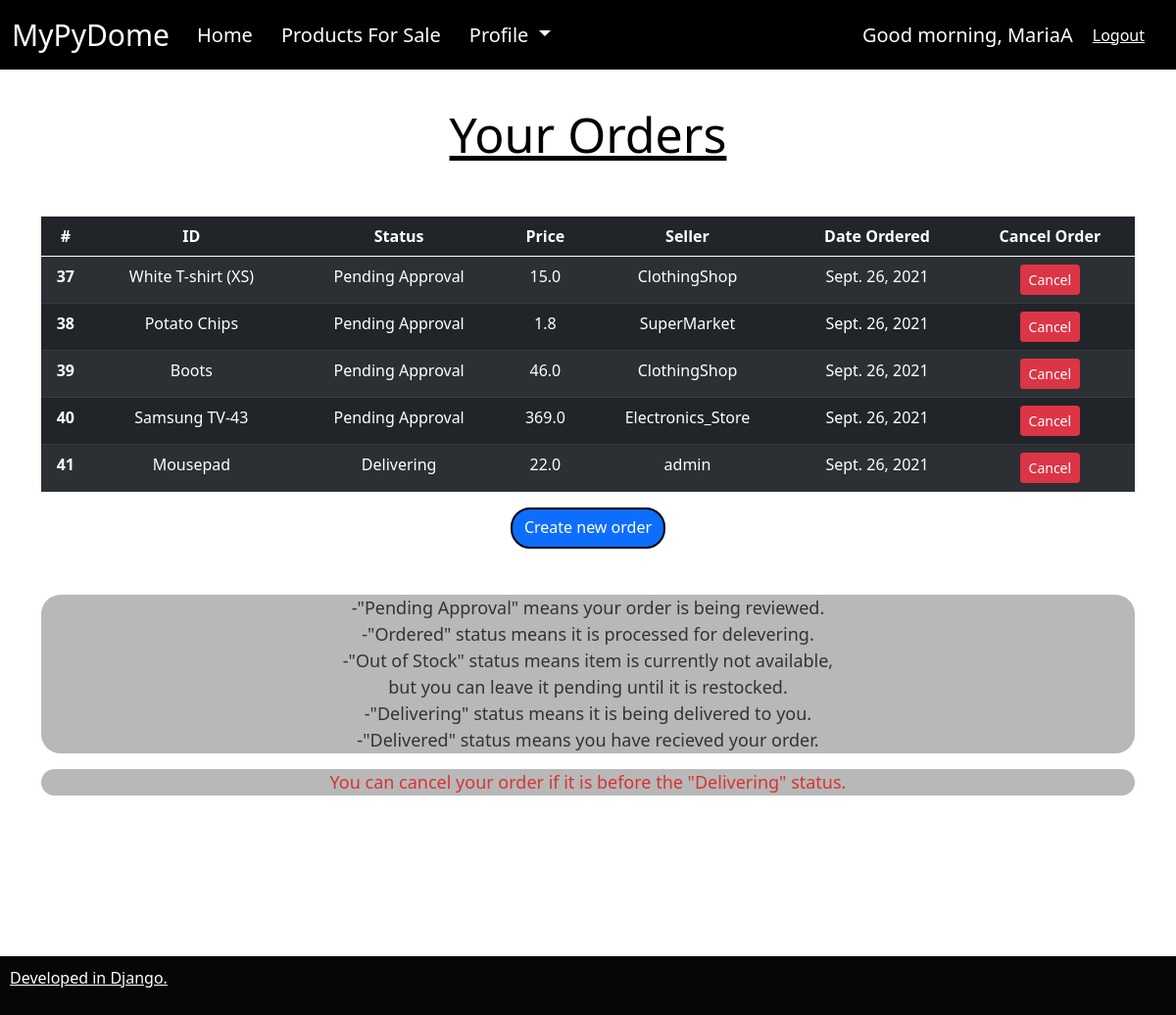
Page /products/orders/ (signed in) on the earlier database version.
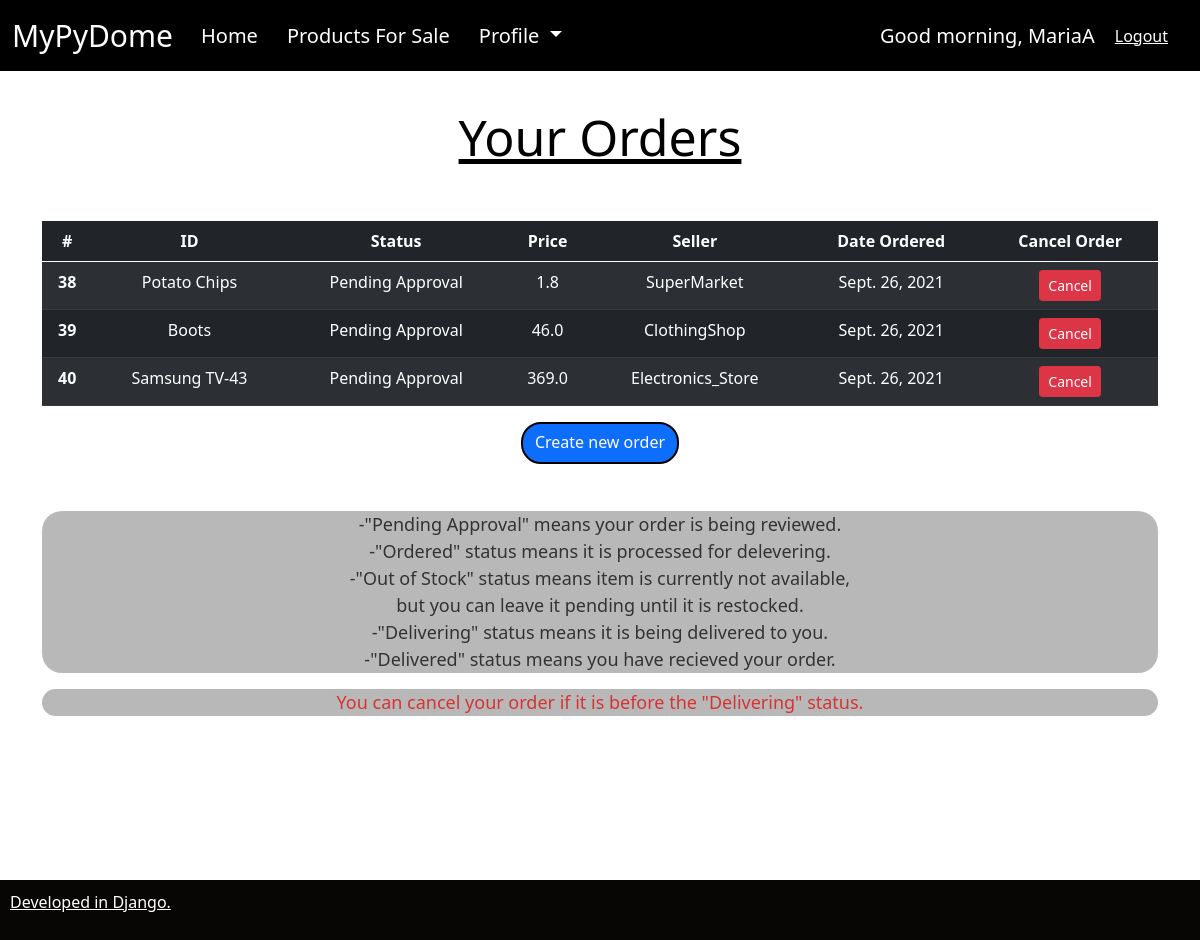
Same page on the later database version.
### products/models.py (models this page shows, shortened)
class Order(models.Model):
    STATUS=(
            ('Pending Approval', 'Pending Approval'),
            ('Out of Stock', 'Out of Stock'),
            ('Ordered', 'Ordered'),
            ('Delivering', 'Delivering'),
            ('Delivered', 'Delivered')
    )
    customer = models.ForeignKey(User, null=True, on_delete=models.SET_NULL)
    wishlist_item = models.ForeignKey(Wishlist, null=True, on_delete=models.CASCADE)
    date_created = models.DateTimeField(auto_now_add=True, null=True)
    status = models.CharField(max_length=200, default='Pending Approval', choices=STATUS)

class Wishlist(models.Model):
    CATEGORY = (
        ('Groceries', 'Groceries'),
        ('Food', 'Food'),
        ('Clothing-Apparel', 'Clothing-Apparel'),
        ('Household', 'Household'),
        ('Appliances', 'Appliances'),
        ('Electronics', 'Electronics'),
        ('Gaming', 'Gaming'),
        ('Computer Parts', 'Computer Parts'),
    )
    STATUS = (
        ('Pre-Order', 'Pre-Order'),
        ('Available Now', 'Available Now'),
    )
    name = models.CharField(max_length=200, null=True)
    price = models.FloatField(null=True)
    stock = models.IntegerField(null=True)
    category = models.CharField(max_length=200, null=True, choices=CATEGORY)
    description = models.CharField(max_length=200, null=True)
    date_created = models.DateTimeField(auto_now_add=True, null=True)
    creator = models.ForeignKey(settings.AUTH_USER_MODEL, null=True, on_delete=models.SET_NULL)
    status = models.CharField(max_length=200, null=True,choices=STATUS)
    def __str__(self):
        return self.name

### products/views.py (the view)
# urls.py: path('orders/', views.orders_index, name='orders'),
@login_required(login_url='accounts')     #an den exw kane login den exw access
def orders_index(request):                #
    orders = Order.objects.all()
    context = {'orders': orders}
    return render(request, 'order.html', context)

### products/templates/order.html (shortened to what this page needs)
{% extends 'base.html' %}
{% block content %}
<div class="container">
<H1 align="center" style="font-size: 50px; color:rgb(0, 0, 0); text-decoration: underline;">
    Your Orders
  </H1>
<H2>&nbsp;
</H2>
<table style='text-align: center;' class="table table-dark table-striped">
    <thead>
        <tr>
          <th scope="col">#</th>
          <th scope="col">ID</th>
          <th scope="col">Status</th>
          <th scope="col">Price</th>
          <th scope="col">Seller</th>
          <th scope="col">Date Ordered</th>
          <th scope="col">Cancel Order</th>
        </tr>
      </thead>
      <tbody>
        {% for item in orders %}
        {% if request.user.id == item.customer_id  %}
        <tr>
          <th scope="row">{{ item.id }}</th>
            <td>{{ item.wishlist_item }}</td>
            <td>{{ item.status }}</td>
            <td>{{ item.wishlist_item.price }}</td>
            <td>{{ item.wishlist_item.creator }}</td>
            <td>{{ item.date_created.date }}</td>
            {% if item.status == "Pending Approval" or item.status == "Out of Stock" or item.status == "Ordered" %}
            <td>
              <a class="btn btn-sm btn-danger" href="{% url 'delete_order' item.id %}">Cancel</a>
            </td>
            {% endif %}
            {% if item.status == "Delivering" %}
            <td>
              <button class="btn btn-sm btn-danger" onclick="alert('Unable to cancel at this Stage.')">Cancel</button>
            </td>
            {% endif %}
        </tr>
        {% endif %}
        {% endfor %}
      </tbody>
</table>
<div align="center">
  <a class="btn btn-primary" style ="height: 42px;  border-radius: 20px; border: 2px solid #000000;" href="/products/create_order" class="btn btn-primary" type="button">Create new order</a>
</div>
<H2>&nbsp;
</H2>
<div  align="center" style='opacity:0.8; border-radius: 20px; background-color:rgb(167, 167, 167)'>
  <p style ="width:100%; font-size:18px; color:rgb(0, 0, 0)">
  -"Pending Approval" means your order is being reviewed.
  <br>-"Ordered" status means it is processed for delevering.
  <br>-"Out of Stock" status means item is currently not available,
  <br>but you can leave it pending until it is restocked.
  <br>-"Delivering" status means it is being delivered to you.
  <br>-"Delivered" status means you have recieved your order.
  </p>
</div>
<div  align="center" style='opacity:0.8; border-radius: 20px; background-color:rgb(167, 167, 167)'>
  <p style ="width:100%; font-size:18px; color:rgb(206, 0, 0)">
  You can cancel your order if it is before the "Delivering" status.
  </p>
</div>
</div>
{% endblock %}

### templates/base.html (shortened to what this page needs)
{% load static %}
<!doctype html>
<html lang="en">
  <head>
    <link href="https://cdn.jsdelivr.net/npm/bootstrap@5.1.0/dist/css/bootstrap.min.css" rel="stylesheet">
  </head>
  <body style="background-image: url('https://images.unsplash.com/photo-1628277575641-ee4b1bd8454f?ixid=MnwxMjA3fDB8MHxwaG90by1wYWdlfHx8fGVufDB8fHx8&ixlib=rb-1.2.1&auto=format&fit=crop&w=2089&q=80'); background-repeat: no-repeat; background-attachment: fixed; background-size: cover;">
    <div style = "min-width:100%; width: auto; position:absolute;">
      {% include 'navbar.html' %}
    <H2>&nbsp;
      <br> &nbsp;
    </H2>
      {% block content %}
      {% endblock %}
    <H2>&nbsp;
      <br> &nbsp;
      <br> &nbsp;
    </H2>
  </body>
  <footer>
    <p style='text-decoration:underline;'> Developed in Django.</p>
  </footer>
  <H2>&nbsp;
    <br> &nbsp;
  </H2>
</html>

### templates/navbar.html (shortened to what this page needs)
<nav style = 'position: fixed; width:100%;' class="navbar navbar-expand-lg navbar-dark bg-black" >
    <div class="container-fluid">
      <a style="font-size: 30px; margin-right: 20px; color:white" class="navbar-brand" href="/../home">MyPyDome</a>
      <div class="collapse navbar-collapse" id="navbarSupportedContent">
        <ul class="navbar-nav me-auto mb-2 mb-lg-0">
          <li class="nav-item">
            <a style="font-size: 20px; margin-right: 13px; color:white" class="nav-link active" aria-current="page" href="/../home">Home</a>
          </li>
          {% if request.user.is_staff == 0  or request.user.is_superuser == 1 %}
            <li>
              <a style="font-size: 20px; margin-right: 13px; color:white" class="nav-link active" aria-current="page"  href="/products/products/">Products For Sale</a>
            </li>
          {% endif %}
          <li class="nav-item dropdown">
            <a style="font-size: 20px; margin-right: 13px; color:rgb(253, 253, 253)" class="nav-link dropdown-toggle" href="#" id="navbarDropdown" role="button" data-bs-toggle="dropdown" aria-expanded="false">
              Profile
            </a>
          </li>
        </ul>
        <span style="font-size: 20px; color:white" id="greet"></span>
        <span style="font-size: 20px; margin-right: 20px; color:white">, {{request.user}}</span>
        <span><a style="margin-right: 20px; color:white" href="/accounts/logout">Logout</a></span>
      </div>
    </div>
  </nav>

### templates/base.html (style rules this page uses)
footer { text-align: left; padding: 10px; position: fixed; width:100%; bottom: 0px; background-color: rgb(8, 6, 5); color: white; }

Differences in the rows shown:
removed Order: id "37", wishlist_item "White T-shirt (XS)", status "Pending Approval", wishlist_item.price "15.0", wishlist_item.creator "ClothingShop", date_created "Sept. 26, 2021", shows "Cancel"
removed Order: id "41", wishlist_item "Mousepad", status "Delivering", wishlist_item.price "22.0", wishlist_item.creator "admin", date_created "Sept. 26, 2021", shows "Cancel"
